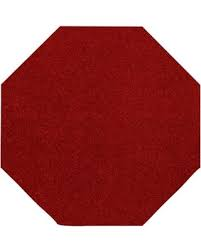
#> input picture TSR/preprocessing/red_octagon.jpeg, 201 x 251 px, found by its file name
$ python -i traffic_sign_detec_recog_0.py   (imports and definitions only)   (older library calls are emulated)
#> lines starting #> are read from the running program, lines starting #| are printed output that depends on the picture; after the words box and inside, x2 and y2 are one past the last pixel; in counts of white or black regions, pixels touching at a corner belong together; pictures that were not available may be replaced by others from this repository, and a replacement may not be noted
#> (reads TSR/old/model_num.json from the repository)
import cv2
import matplotlib.pyplot as plt
import numpy as np
import scipy.misc
from PIL import Image, ImageDraw, ImageFont
from preprocessing.predict import predict

def video_to_frames(vedio_path):
	vidcap = cv2.VideoCapture(vedio_path)
	success, image = vidcap.read()
	print("image shape:", image.shape)
	img_set = []
	count = 0
	while success:
		# Save frame as JPEG file
		cv2.imwrite("frame%d.jpg" % count, image)
		# Get 1 frame each 1 second:
		vidcap.set(cv2.CAP_PROP_POS_MSEC, (count * 1000))
		success, image = vidcap.read()
		img_set.append(image)
		print('Read a new frame: ', success)
		count += 1
	print("length of img_set", len(img_set))
	return img_set


# [86 lines left out: functions frames_to_video, load_prep_img, get_red_mask, get_other_colors_mask, dilate_erode, find_contour and 2 more, not called in this run]


def load_template(template_path):
#> called with template_path = 'red_octagon.jpeg'
	template = cv2.imread(template_path)
#> template is the input picture: shape (251, 201, 3); mean B, G, R 96.1, 96.7, 168.8
	blurred_template = cv2.bilateralFilter(template, 9, 75, 75)
	gray_scale_template = cv2.cvtColor(blurred_template, cv2.COLOR_BGR2GRAY)
	ret, thresh2 = cv2.threshold(gray_scale_template, 127, 255, 0)
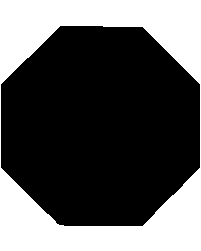
#> thresh2: shape (251, 201); 34.8% white; 1 white region
	_, template_contours, _ = cv2.findContours(thresh2, cv2.RETR_TREE, cv2.CHAIN_APPROX_NONE)
#> template_contours = 2 contours; box (x1, y1, x2, y2) and area: (0, 0, 201, 251) 50000, (0, 25, 201, 227) 33178
	template_cnt = template_contours[0]
#> template_cnt = contour of 900 points, box (x1, y1, x2, y2) (0, 0, 201, 251), area 50000
	return gray_scale_template, template_cnt


def shape_compare(contours, template_cnt):
	similarity_level = cv2.matchShapes(contours, template_cnt, 1, 0.0)
	return similarity_level


# [123 lines left out: functions draw_box, draw_box_text, crop_and_hist, crop_possible_signs, text_box_on_img, not called in this run]


# Load in the Octagon template and get its contours for red canvas
octagon_template_loc = 'red_octagon.jpeg'
gray_octagon_template, octagon_template_cnt = load_template(octagon_template_loc)
#> octagon_template_cnt has the same summary as template_cnt in load_template
# plt.imshow(gray_octagon_template,cmap='gray')
# plt.show()

# Load in the triangle template and get its contours for red canvas
triangle_template_loc = 'triangle.png'
gray_triangle_template, triangle_template_cnt = load_template(triangle_template_loc)
#> call 2 of load_template, with template_path = 'triangle.png'
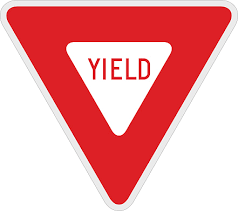
#> input picture TSR/preprocessing/triangle.png, 238 x 211 px, found by its file name
#> in load_template, template is the input picture: shape (211, 238, 3); mean B, G, R 168.4, 166.2, 239.7
#> in load_template (call 2), `ret, thresh2 = cv2.threshold(gray_scale_template, 127, 255, 0)`:
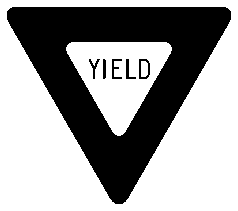
#> thresh2: shape (211, 238); 61.9% white; 6 black regions
#> in load_template (call 2), `_, template_contours, _ = cv2.findContours(thresh2, cv2.RETR_TREE, cv2..`: template_contours = 9 contours; largest, box (x1, y1, x2, y2) and area: (0, 0, 238, 211) 49770, (6, 6, 232, 205) 24843, (66, 42, 172, 136) 5633, (138, 58, 151, 80) 233, (111, 58, 123, 80) 122
#> in load_template (call 2), `template_cnt = template_contours[0]`: template_cnt = contour of 894 points, box (x1, y1, x2, y2) (0, 0, 238, 211), area 49770
#> triangle_template_cnt has the same summary as template_cnt in load_template
# plt.imshow(gray_triangle_template,cmap='gray')
# plt.show()

# Load in the Rectagule template and get its contours for white canvas
rectangle_template_loc = 'rectangle.png'
gray_rectangle_template, rectangle_template_cnt = load_template(rectangle_template_loc)
#> call 3 of load_template, with template_path = 'rectangle.png'
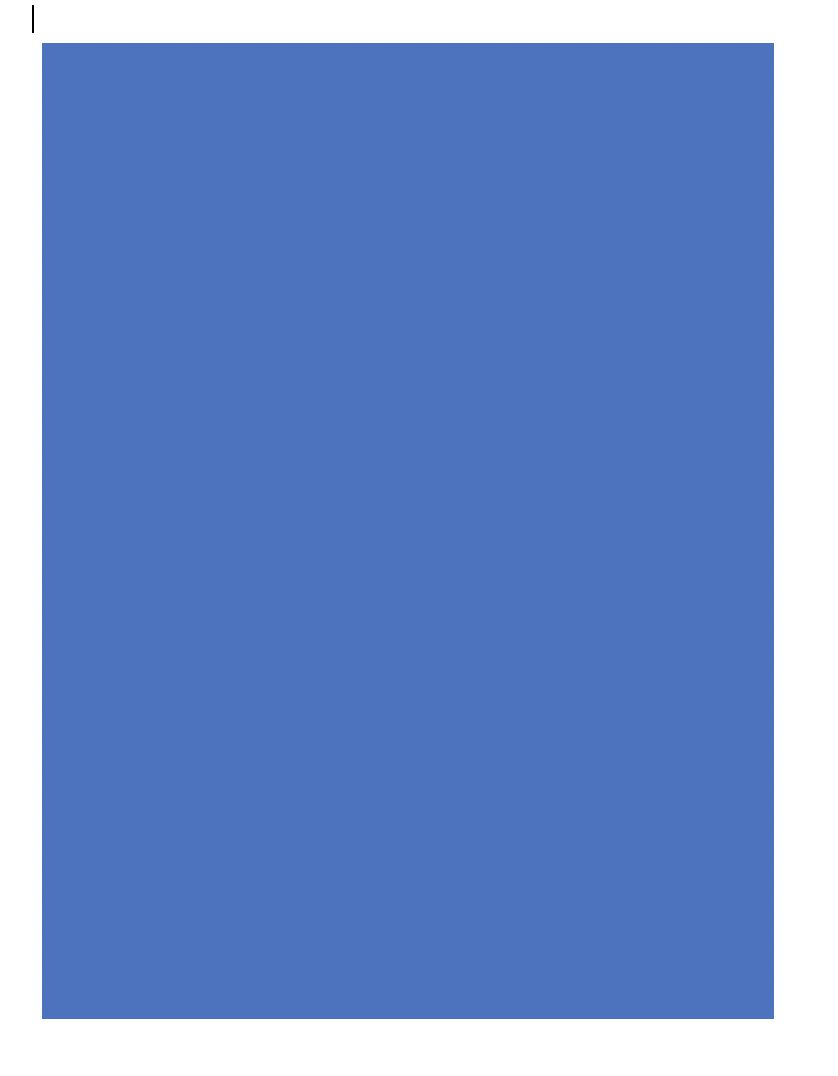
#> input picture TSR/preprocessing/rectangle.png, 838 x 1076 px, found by its file name
#> in load_template, template is the input picture: shape (1076, 838, 3); mean B, G, R 203.4, 144, 113.9
#> in load_template (call 3), `gray_scale_template = cv2.cvtColor(blurred_template, cv2.COLOR_BGR2GRAY)`:
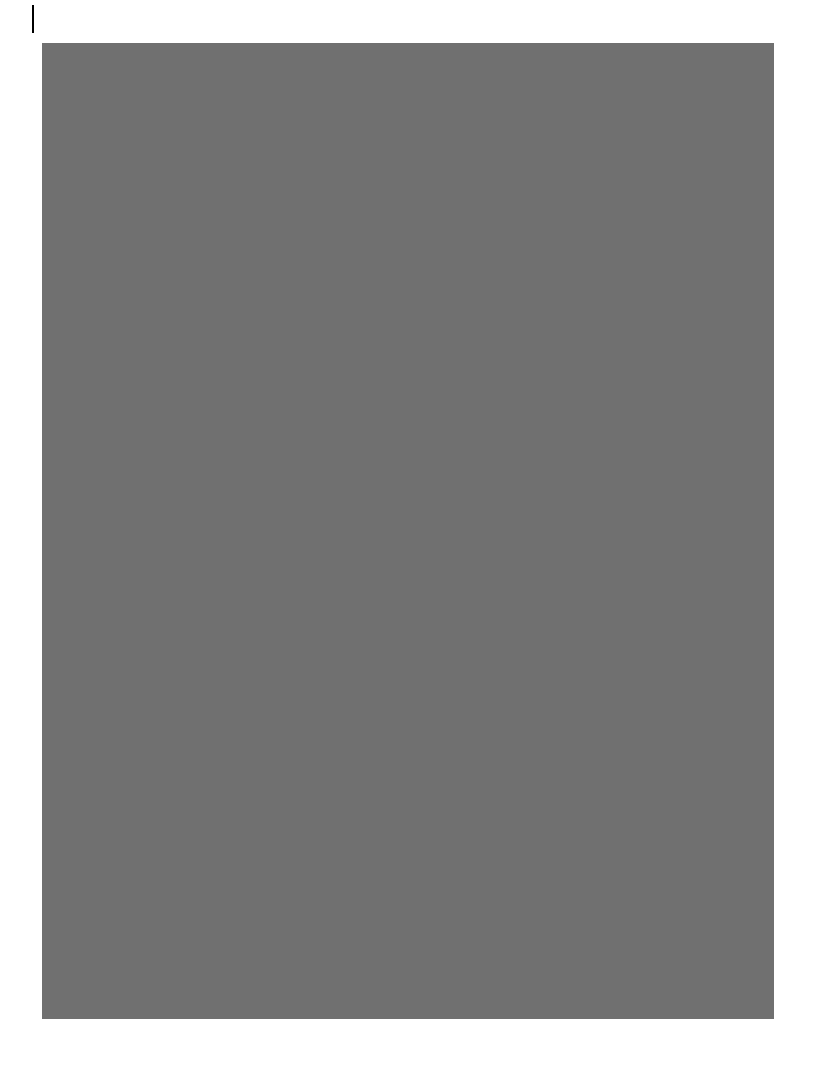
#> gray_scale_template: shape (1076, 838); min 0, max 255, mean 141.7
#> in load_template (call 3), `ret, thresh2 = cv2.threshold(gray_scale_template, 127, 255, 0)`:
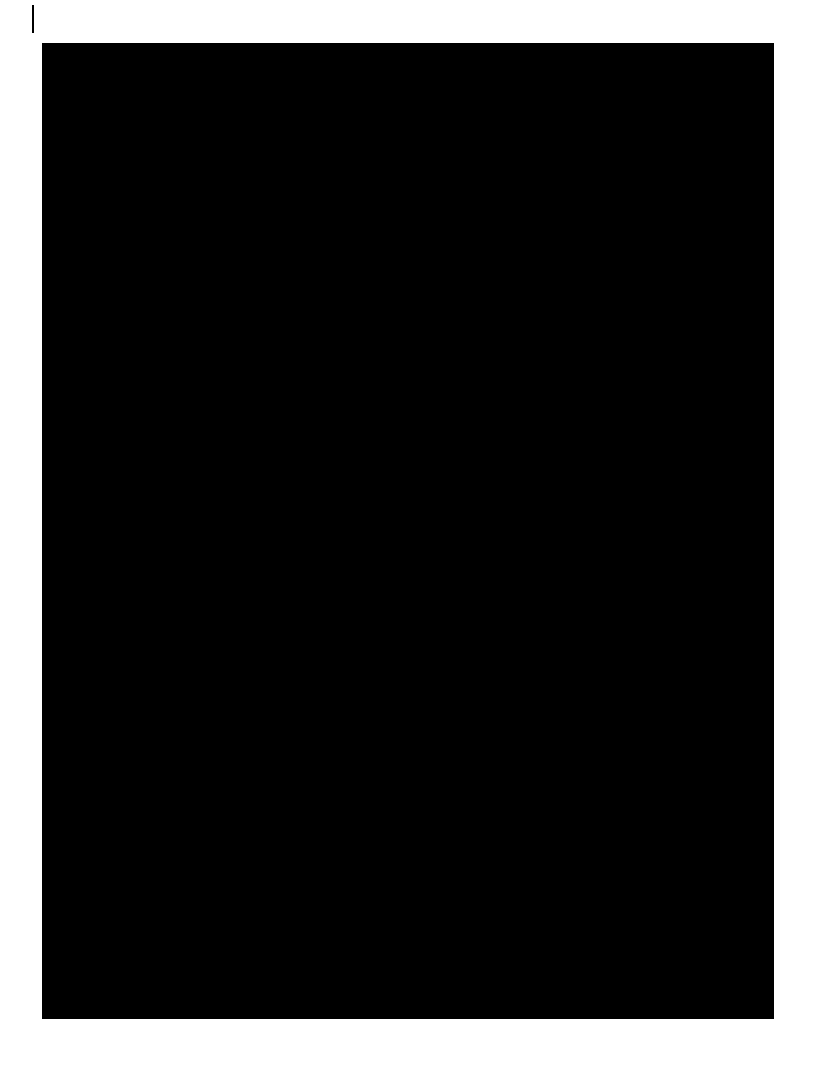
#> thresh2: shape (1076, 838); 20.8% white; 1 white region
#> in load_template (call 3), `_, template_contours, _ = cv2.findContours(thresh2, cv2.RETR_TREE, cv2..`: template_contours = 3 contours; box (x1, y1, x2, y2) and area: (0, 0, 838, 1076) 899775, (41, 42, 775, 1020) 716139, (31, 4, 35, 34) 85
#> in load_template (call 3), `template_cnt = template_contours[0]`: template_cnt = contour of 3824 points, box (x1, y1, x2, y2) (0, 0, 838, 1076), area 899775
#> rectangle_template_cnt has the same summary as template_cnt in load_template
# plt.imshow(gray_rectangle_template,cmap='gray')
# plt.show()

# Load in the Dimond shape template and get its contours for yellow canvas
dimond_shape_template_loc = 'dimond_shape.jpeg'
# [1 line that did not run here, left out]
# plt.imshow(gray_dimond_shape_template,cmap='gray')
# plt.show()


# Read image(whatever color) as sample_img and display it.
video_path = '../sample_images/video_test_1.mov'
input_frames_set = video_to_frames(video_path)
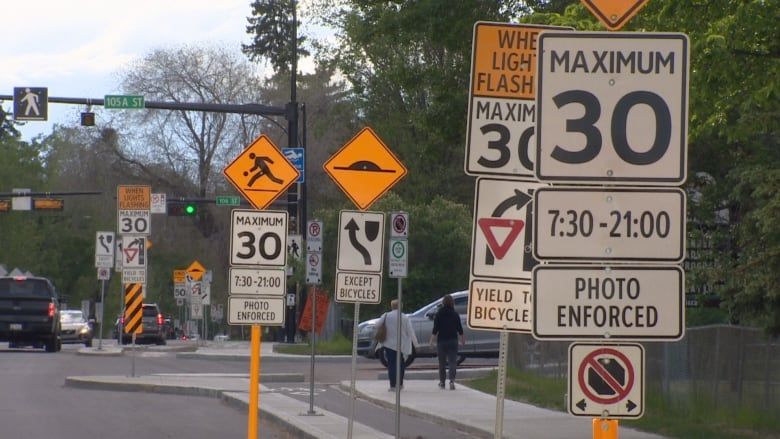
#> input picture TSR/Real_Images/signs1.jpg, 780 x 439 px, given in place of video_test_1.mov, which was not available
#> in video_to_frames, image is the input picture: shape (439, 780, 3); mean B, G, R 99.3, 107.2, 112.8
#| image shape: (439, 780, 3)
#| Read a new frame:  True
# [1 line not run here, left out]

output_labeled_img_list = []
frame_i = 0
output_red_list = []
output_yellow_orange_list = []
output_white_list = []
output_green_list = []

# [260 lines not run here, left out]

>>> import cv2
>>> picture = cv2.imread('../Real_Images/signs1.jpg')
>>> result = fix_convex_defect(picture)
